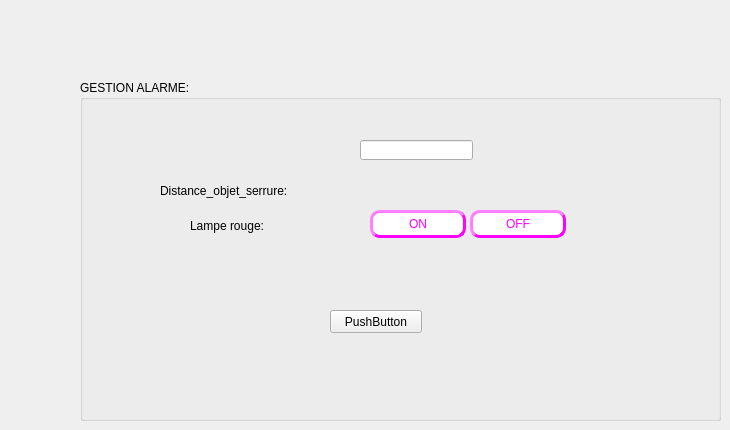
      <widget class="QWidget" name="tab_2">
       <attribute name="title">
        <string>Arduino</string>
       </attribute>
       <widget class="QGroupBox" name="groupBox_2">
        <property name="geometry">
         <rect>
          <x>80</x>
          <y>80</y>
          <width>641</width>
          <height>341</height>
         </rect>
        </property>
        <property name="title">
         <string>GESTION ALARME:</string>
        </property>
        <widget class="QPushButton" name="pushButton_on">
         <property name="geometry">
          <rect>
           <x>290</x>
           <y>130</y>
           <width>96</width>
           <height>28</height>
          </rect>
         </property>
         <property name="styleSheet">
          <string notr="true">background-color:white; 
color: rgb(255, 0, 255);
border-style:outset ; 
border-width:3px ; 
border-radius:10px;</string>
         </property>
         <property name="text">
          <string>ON</string>
         </property>
        </widget>
        <widget class="QPushButton" name="pushButton_off">
         <property name="geometry">
          <rect>
           <x>390</x>
           <y>130</y>
           <width>96</width>
           <height>28</height>
          </rect>
         </property>
         <property name="styleSheet">
          <string notr="true">background-color:white; 
color: rgb(255, 0, 255);
border-style:outset ; 
border-width:3px ; 
border-radius:10px;</string>
         </property>
         <property name="text">
          <string>OFF</string>
         </property>
        </widget>
        <widget class="QLabel" name="label_49">
         <property name="geometry">
          <rect>
           <x>80</x>
           <y>100</y>
           <width>191</width>
           <height>21</height>
          </rect>
         </property>
         <property name="text">
          <string>Distance_objet_serrure:</string>
         </property>
        </widget>
        <widget class="QLabel" name="label_50">
         <property name="geometry">
          <rect>
           <x>40</x>
           <y>70</y>
           <width>191</width>
           <height>16</height>
          </rect>
         </property>
         <property name="text">
          <string/>
         </property>
        </widget>
        <widget class="QLabel" name="label_51">
         <property name="geometry">
          <rect>
           <x>110</x>
           <y>130</y>
           <width>141</width>
           <height>31</height>
          </rect>
         </property>
         <property name="text">
          <string>Lampe rouge:</string>
         </property>
        </widget>
        <widget class="QLabel" name="label_distance">
         <property name="geometry">
          <rect>
           <x>290</x>
           <y>100</y>
           <width>191</width>
           <height>20</height>
          </rect>
         </property>
         <property name="styleSheet">
          <string notr="true">color:white;</string>
         </property>
         <property name="text">
          <string/>
         </property>
        </widget>
        <widget class="QLineEdit" name="iddis">
         <property name="geometry">
          <rect>
           <x>280</x>
           <y>60</y>
           <width>113</width>
           <height>20</height>
          </rect>
         </property>
        </widget>
        <widget class="QPushButton" name="ajoutedis">
         <property name="geometry">
          <rect>
           <x>250</x>
           <y>230</y>
           <width>92</width>
           <height>23</height>
          </rect>
         </property>
         <property name="text">
          <string>PushButton</string>
         </property>
        </widget>
       </widget>
      </widget>
